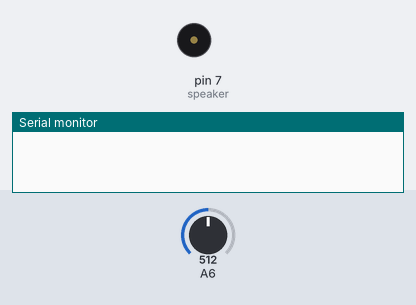
Bench run of a sketch on a simulated Arduino Nano, built with avr-gcc and run on an emulated ATmega328P. Shown: buzzer (waves = sounding), the last lines printed to the serial monitor. The test bench sets the inputs (shaded band); at power-on: A6 = 512.

Above: at 1.2 s.
1.3 s: A6 set to 397
2.8 s: A6 set to 372
At 3.3 s:
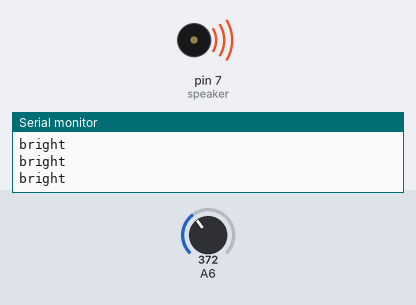
4.3 s: A6 set to 306
5.8 s: A6 set to 288
At 6.4 s:
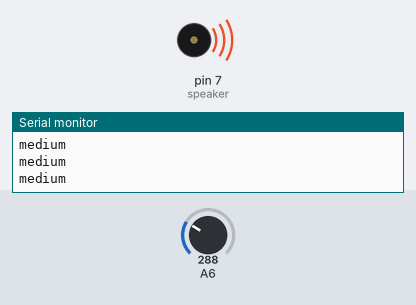
7.7 s: A6 set to 310
At 8.7 s:
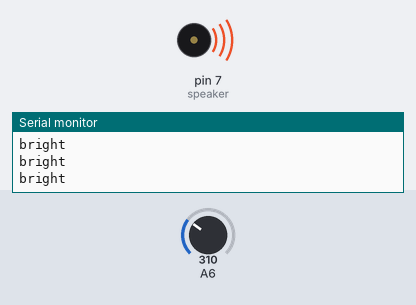
10.7 s: A6 set to 511
At 11.8 s:
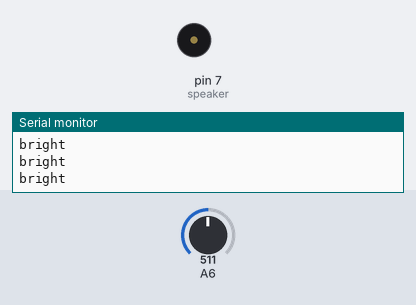
Timing chart, 0 to 13.2 s (numbered marks = the images above; inputs shaded):
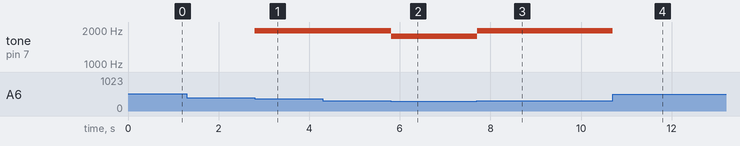

Measured:
- the behaviour switches between 385 and 384 on A6 (found by bisection; images 0 and 1)
- after the input at 1.3 s, every drawn part: stays the same
- after the input at 2.8 s, tone on pin 7 (speaker): silent → 1976 Hz at once
- after the input at 5.8 s, tone on pin 7 (speaker): 1976 Hz → 1760 Hz at once
- after the input at 7.7 s, tone on pin 7 (speaker): 1760 Hz → 1976 Hz at once
- after the input at 10.7 s, tone on pin 7 (speaker): 1976 Hz → silent at once

The sketch:

photoresistor_sound.ino
```cpp
int speaker = 7;
//int sensorValue = A0;

//notes
int C = 1046;
int D = 1175;
int E = 1319;
int F = 1397;
int G = 1568;
int A = 1760;
int B = 1976;
int C1 = 2093;


void setup() {
  // put your setup code here, to run once:
  Serial.begin(9600);
  pinMode(speaker, OUTPUT);
}

void loop() {
  // put your main code here, to run repeatedly:


  // these constants won't change. They are the
  // lowest and highest readings you get from your sensor:
  const int sensorMin = 45;      // sensor minimum, discovered through experiment
  const int sensorMax = 300;    // sensor maximum, discovered through experiment
    int sensorValue = analogRead(A6);
   // map the sensor range to a range of four options:
  int range = map(sensorValue, sensorMin, sensorMax, 0, 3);

// do something different depending on the
  // range value:
  switch (range) {
    case 0:    // your hand is on the sensor
      Serial.println("dark");
      tone(speaker, C);
      break;
    case 1:    // your hand is close to the sensor
      Serial.println("dim");
      tone(speaker, F);
      break;
    case 2:    // your hand is a few inches from the sensor
      Serial.println("medium");
      tone(speaker, A);
      break;
    case 3:    // your hand is nowhere near the sensor
      Serial.println("bright");
      tone(speaker, B);
      break;
    default:
      noTone(speaker);
  }
  delay(1);        // delay in between reads for stability
}
```
